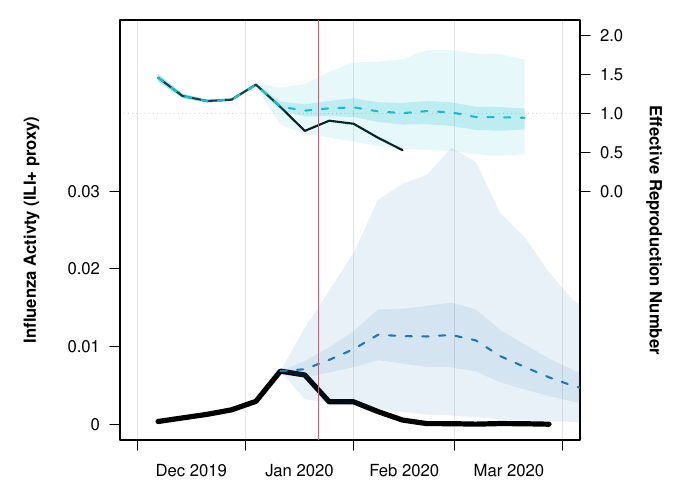

The R source for this figure:





#
#--- SETUP ---
#




os = Sys.info()[["sysname"]]



load(list.files("data", "HK_flu_reg", full.names = T))
source("program/ILI/20230619_reg_sep_fore_Xw_fx.R")
source("program/ILI/20230620_Rt_fx.R")





#
#--- RESULT ---
#





f.yr     = 2020
f.period = 13
load(list.files("program/ILI", sprintf("reg_sep_fore_%02dw_%d_forecast.Rdata", f.period, f.yr), full.names = T))




data.2020 = subset(data, WeekEnd >= as.Date("2019-12-01") & WeekEnd <= as.Date("2020-03-31"))
pred.sum  = f.list[[3]][["result"]][["WIS"]][["forec"]][["pred.y.sum"]]

data.2020[, "dec.date"] = decimal_date(data.2020[, "WeekEnd"])
pred.sum = transform(
  pred.sum,
  dec.date = decimal_date(f.WeekEnd),
  fit.LB   = fit.mean + qnorm(0.025) * fit.mean.se,
  fit.UB   = fit.mean + qnorm(0.975) * fit.mean.se,
  PI.LB    = `PI.2.5%`,
  PI.UB    = `PI.97.5%`
)



current.w = subset(data.2020, WeekEnd == (min(pred.sum[, "f.WeekEnd"]) - 7))
current.w = with(
  current.w, data.frame(
    "WeekEnd"   = WeekEnd,
    "dec.date"  = decimal_date(WeekEnd),
    "fore"      = 0,
    "f.WeekEnd" = WeekEnd,
    "fit.mean"  = ILIpS,
    "fit.LB"    = ILIpS,
    "fit.UB"    = ILIpS,
    "PI.mean"   = ILIpS,
    "PI.LB"     = ILIpS,
    "PI.UB"     = ILIpS
  )
)


pred.sum = plyr::rbind.fill(current.w, pred.sum)







inc.data = merge(
  x     = data.2020[, c("WeekEnd", "ILIpS")],
  y     = pred.sum[, c("f.WeekEnd", "fit.mean")],
  by.x  = "WeekEnd",
  by.y  = "f.WeekEnd",
  all.x = T
)

inc.data = transform(
  inc.data, 
  fit.mean = ifelse(is.na(fit.mean), ILIpS, fit.mean)
)





load(list.files("program/ILI", sprintf("forecast_%dw_Rt.Rdata", f.start), full.names = T))

for (i in c("Cori.obs.Rt", "Cori.fit.Rt")) { # }, "WT.obs.Rt", "WT.fit.Rt")) {
  
  Rt.i = lapply(pred.Rt, function(x) { x[[i]] } )
  Rt.i = do.call(rbind, Rt.i)
  Rt.i = split(Rt.i, Rt.i[, "w"])
  
  Rt.mc  = list()
  Rt.sum = list()
  
  
  for (w in 1:length(Rt.i)) {
    
    Rt.i.w = Rt.i[[w]]
    
    Rt.mc.w = sapply(
      1:nrow(Rt.i.w), 
      function(j) { set.seed(j); with(Rt.i.w, rlnorm(1, log.mu[j], log.sd[j]) ) } 
    )
    
    Rt.sum.w = data.frame(
      "weekend"  = unique(Rt.i.w[, "weekend"]),
      "dec.date" = unique(Rt.i.w[, "dec.date"]),
      "mu"       = mean(Rt.mc.w),
      "sd"       = sd(Rt.mc.w),
      "LB"       = quantile(Rt.mc.w, 0.025),
      "UB"       = quantile(Rt.mc.w, 0.975)
    )
    
    Rt.mc[[w]]  = Rt.mc.w
    Rt.sum[[w]] = Rt.sum.w
    
  }
  
  Rt.sum = do.call(rbind, Rt.sum)
  rownames(Rt.sum) = NULL
  
  assign(sprintf("%s.PI.mc",  i), Rt.mc,  envir = .GlobalEnv)
  assign(sprintf("%s.PI.sum", i), Rt.sum, envir = .GlobalEnv)
  
}






f.start = 3

load(list.files("program/ILI", sprintf("forecast_%dw_RtCI.Rdata", f.start), full.names = T))



for (i in c("Cori.obs.Rt", "Cori.fit.Rt")) { # }, "WT.obs.Rt", "WT.fit.Rt")) {
  
  Rt.i = lapply(pred.Rt, function(x) { x[[i]] } )
  Rt.i = do.call(rbind, Rt.i)
  Rt.i = split(Rt.i, Rt.i[, "w"])
  
  Rt.mc  = list()
  Rt.sum = list()
  
  
  for (w in 1:length(Rt.i)) {
    
    Rt.i.w = Rt.i[[w]]
    
    Rt.mc.w = sapply(
      1:nrow(Rt.i.w), 
      function(j) { set.seed(j); with(Rt.i.w, rlnorm(1, log.mu[j], log.sd[j]) ) } 
    )
    
    Rt.sum.w = data.frame(
      "weekend"  = unique(Rt.i.w[, "weekend"]),
      "dec.date" = unique(Rt.i.w[, "dec.date"]),
      "mu"       = mean(Rt.mc.w),
      "sd"       = sd(Rt.mc.w),
      "LB"       = quantile(Rt.mc.w, 0.025),
      "UB"       = quantile(Rt.mc.w, 0.975)
    )
    
    Rt.mc[[w]]  = Rt.mc.w
    Rt.sum[[w]] = Rt.sum.w
    
  }
  
  Rt.sum = do.call(rbind, Rt.sum)
  rownames(Rt.sum) = NULL
  
  assign(sprintf("%s.CI.mc",  i), Rt.mc,  envir = .GlobalEnv)
  assign(sprintf("%s.CI.sum", i), Rt.sum, envir = .GlobalEnv)
  
}



#
#--- PLOT ---
#






pdf(width = 7, height = 5, file = file.fx("FigS6_Rt.pdf"))

# quartz(width = 7, height = 5)
# windows(width = 7, height = 5)

par(mar = c(3,6,1,6), las = 1)

x.lim = decimal_date(c(as.Date("2019-12-01"), as.Date("2020-04-01")))



for (k in c("Cori")) { # "WT", "Cori")) {
  plot(NULL, xlim = x.lim, ylim = c(0, 5e4), yaxt = "n", xaxt = "n", ylab = "", xlab = "")
  
  axis.date = seq(as.Date("2019-12-01"), as.Date("2020-04-01"), by = "month")
  axis.t    = decimal_date(axis.date)
  axis(1, at = axis.t, labels = NA)
  axis(1, at = head(axis.t, -1) + 0.5 * diff(axis.t), labels = format(head(axis.date, -1), "%b %Y"), tick = F)
  
  axis(2, at = seq(0, 3e4, 1e4), labels = seq(0, 0.03, 0.01))
  
  
  lines(ILIpS    ~ dec.date, data = data.2020, lwd = 5)
  lines(fit.mean ~ dec.date, data = pred.sum,  col = col.fx(1), lty = 2, lwd = 2)
  with(pred.sum, polygon.fx(t = dec.date, LB = fit.LB, UB = fit.UB, col = col.fx(1, 0.1)))
  with(pred.sum, polygon.fx(t = dec.date, LB = PI.LB,  UB = PI.UB,  col = col.fx(1, 0.1)))
  
  abline(v = axis.t, col = alpha(1, 0.1))
  
  
  
  mtext(
    text = "Influenza Activty (ILI+ proxy)", 
    font = 2,
    side = 2, 
    line = 4, 
    las  = 0
  )
  
  
  
  
  par(new = T)
  
  # title  = sprintf("%s Rt comparison\n(Forecast based on WIS model)", ifelse(k == "WT", "Case", "Instantaneous") )
  # title  = sprintf("%s Rt", ifelse(k == "WT", "Case", "Instantaneous") )
  obs.Rt = get(sprintf("%s.obs.Rt.PI.sum", k))[1:11, ]
  fit.Rt = head(get(sprintf("%s.fit.Rt.PI.sum", k)), -1)
  
  plot(NULL, xlim = x.lim, ylim = c(-3, 2), axes = F, ylab = "", xlab = "")
  axis(4, at = seq(0,2,0.5))
  lines(mu ~ dec.date, data = obs.Rt, col = 1, lwd = 2)
  with(obs.Rt, polygon.fx(t = dec.date, LB = LB, UB = UB, col = col.fx(10, 0.1)))
  
  lines(mu ~ dec.date, data = fit.Rt, col = col.fx(10), lty = 2, lwd = 2)
  with(fit.Rt, polygon.fx(t = dec.date, LB = LB, UB = UB, col = col.fx(10, 0.1)))
  
  
  
  obs.Rt = get(sprintf("%s.obs.Rt.CI.sum", k))[1:11, ]
  fit.Rt = head(get(sprintf("%s.fit.Rt.CI.sum", k)), -1)
  with(fit.Rt, polygon.fx(t = dec.date, LB = LB, UB = UB, col = col.fx(10, 0.2)))
  
  
  
  
  
  abline(h = 1, col = alpha(1, 0.2), lty = 3)
  
  text(
    x      = 2020.32, 
    y      = -0.5, 
    labels = bquote(bold(.("Effective Reproduction Number"))), 
    srt    = 270, 
    xpd    = T
  )
  
  abline(v = decimal_date(as.Date("2020-01-22")), col = 2)
  
}

dev.off()





#
#--- END ---
#




